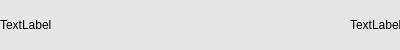
<?xml version="1.0" encoding="UTF-8"?>
<ui version="4.0">
 <class>QblDesktopBallon</class>
 <widget class="QWidget" name="QblDesktopBallon">
  <property name="geometry">
   <rect>
    <x>0</x>
    <y>0</y>
    <width>400</width>
    <height>50</height>
   </rect>
  </property>
  <property name="windowTitle">
   <string>Form</string>
  </property>
  <property name="styleSheet">
   <string notr="true">background-color: rgb(230, 230, 230);</string>
  </property>
  <widget class="QLabel" name="lbMessage">
   <property name="geometry">
    <rect>
     <x>0</x>
     <y>0</y>
     <width>350</width>
     <height>50</height>
    </rect>
   </property>
   <property name="text">
    <string>TextLabel</string>
   </property>
  </widget>
  <widget class="QLabel" name="lbTime">
   <property name="geometry">
    <rect>
     <x>350</x>
     <y>0</y>
     <width>50</width>
     <height>50</height>
    </rect>
   </property>
   <property name="text">
    <string>TextLabel</string>
   </property>
  </widget>
 </widget>
 <resources/>
 <connections/>
</ui>
